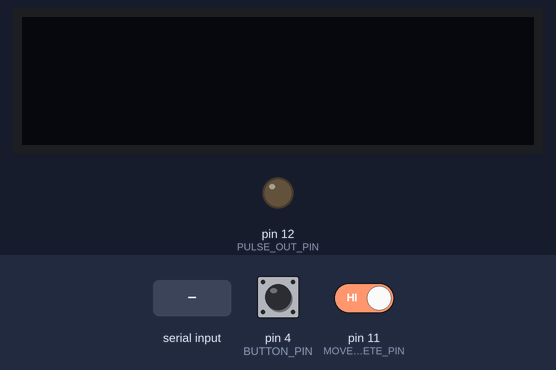
Recording of a sketch running on a simulated Arduino Uno, built with avr-gcc and run on an emulated ATmega328P. On the bench: 128×32 one-colour display, output pins drawn as LEDs (lit = HIGH). The inputs (shaded band) are chosen by the test bench; at power-on: pin 4 (BUTTON_PIN) LOW, pin 11 (MOVE_COMPLETE_PIN) HIGH. What the sketch prints to the serial monitor is not drawn.

Above: at 5.2 s.
5.3 s: pin 4 (BUTTON_PIN) pulled HIGH for 0.15 s
At 6.8 s:
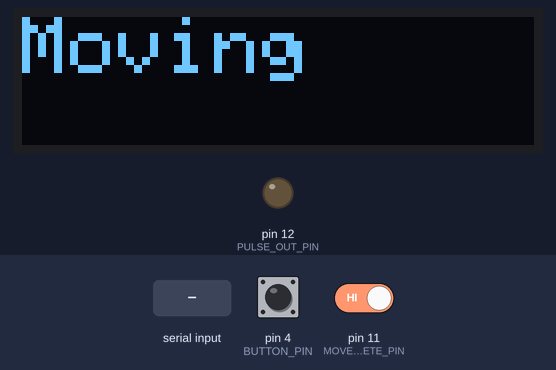
8.4 s: byte 13 ('\r') received over Serial
At 9.8 s:
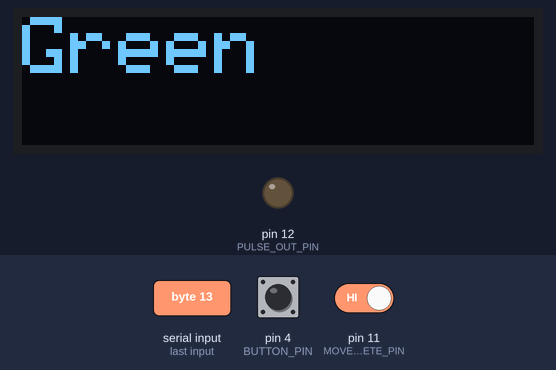
10.9 s: pin 4 (BUTTON_PIN) pulled HIGH for 1 s
14.9 s: pin 11 (MOVE_COMPLETE_PIN) driven LOW
16.4 s: pin 4 (BUTTON_PIN) pulled HIGH for 0.15 s
18.0 s: pin 11 (MOVE_COMPLETE_PIN) driven HIGH
At 19.3 s:
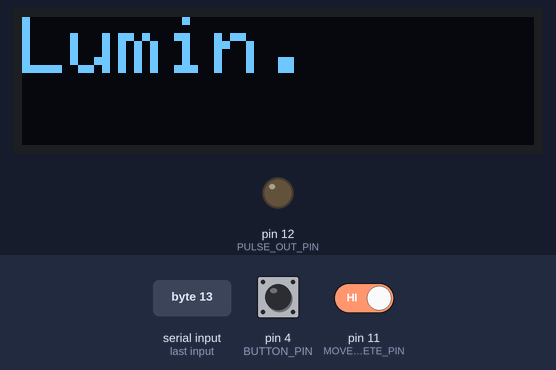
Timing chart, 0 to 20.5 s (numbered marks = the images above; inputs shaded):
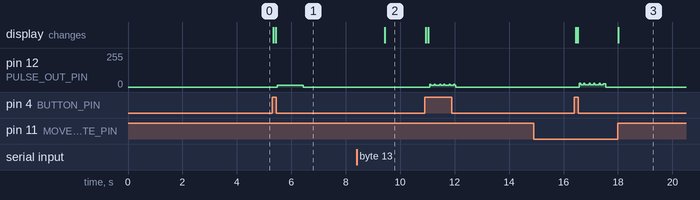

The sketch:

CFW8_arduino_v1.1.ino
```cpp
/*
SBIG CFW8 filter wheel controler By Ian Behar
Published under Creative Commons Zero v1.0 Universal liscence
french-toast74
Ian Behar March 2020
Miroslav Vukovic 2023
Version 1.1
*/

#include <Wire.h>
#include <Adafruit_GFX.h>
#include <Adafruit_SSD1306.h>

#define BUTTON_PIN 4
#define PULSE_OUT_PIN 12                          // The filter wheel Pulse Input pin
#define MOVE_COMPLETE_PIN 11                      // The filter wheel returns a TTL level low-going pulse on pin 1 while it is moving
#define MAX_SERIAL_CHAR 4
#define DEBUG 1

Adafruit_SSD1306 display = Adafruit_SSD1306(128, 32, &Wire);
int wheel_position = 1;
int selected_wheel_position = 1;
char *filter_color[] = {"Red", "Green", "Blue","Lumin.", "Clear"};       // Edit filter names as mounted on filter wheel from 1 to 5 (1 = Red if using SBIG's filter sequence set)
bool button_state = 0;
bool last_button_state = 0;
bool move_flag = 0;
unsigned long next_millis = 0;
bool moving_state = 1;
bool last_moving_state = 1;
bool error_flag = 0;
int serialInput = 0;
char last_inSerial;


// Initialization: put your setup code here, to run once

void setup() {

display.begin(SSD1306_SWITCHCAPVCC, 0x3C);
pinMode(PULSE_OUT_PIN, OUTPUT);                   // Pin 2 on CFW 8 input for timing pulses
pinMode(BUTTON_PIN, INPUT);                       // Button Pin
pinMode(MOVE_COMPLETE_PIN, INPUT);                // Pin 1 on CFW 8 output active LOW indicates movement of filter wheel
Serial.begin(9600);                               // Initialize serial port

display.clearDisplay();
// delay(1000);

// on power up CFW 8 initializes to position 1 and makes a movment

next_millis = millis() + 4000;                                                    // setup 4 sec timeout
while(millis() < next_millis)
{
  moving_state = digitalRead(MOVE_COMPLETE_PIN);                                  // Read if wheel is moving, LOW = wheel is moving.
    if(moving_state != last_moving_state)                                         // If moving state changes enter the if statement
    {
      if(moving_state == HIGH)                                                    // HIGH = movement is complete
      {
        PrintScreen(filter_color[wheel_position-1], 3);
        Serial.println(filter_color[wheel_position-1]); // DEBUG
        error_flag = 0; // no errors go to void loop clears error/init condition
        next_millis = millis() - 1000; // init complete exit timeout loop (does this even work ?)
      }

      else                                                                        // Prints Init. while movement in progress or max 4 sec. Error flag will stay up is movement never completes
      {
        error_flag = 1;
        PrintScreen("Init.", 2);
        Serial.println("Init.");
      }
    }
    last_moving_state = moving_state;
}
  if(error_flag)                                                                  // No movement prints error void loop has an infinite loop to prevent button presses
  {
    PrintScreen("ERROR!\nCheck FW connection \nor 12V power supply!", 1);
    Serial.println("ERROR! Check FW connection or 12V power supply!");
  }

  if(!error_flag)                                                                 // No errors, initialized go to void loop
  { };
}                                                                                 // End of setup()


// put your main code here, to run repeatedly:

void loop()
{
  digitalWrite(PULSE_OUT_PIN, LOW);             // Keep filter wheel command pin low while not in use (just in case)
  //if(error_flag){while(1){}}                  // enable for release!  inifinite loop is error during initializtion prevents button presses.
  delay(50);
  selected_wheel_position = wheel_position;     // Prevents making movment when selecting the position the wheel is already in

// Detection of an input either from the button or from the serial input
  SerialCheck();
  ButtonCheck();

if(wheel_position == selected_wheel_position)                       // Don't move if you select the same position
{
  move_flag = 0;
}

if(move_flag == 1)
{
    //print_to_screen("Moving", 0,26); // prints moving (print again below but it takes some time, if theres an error it will go to error)
    PrintScreen("Moving", 2);
    // Serial.println("Moving"); //DEBUG
    filter_wheel_position(wheel_position, PULSE_OUT_PIN);                                     // Move the filter wheel!

    next_millis = millis() + 3000;                                                            // 8 sec move timeout
    while(millis() < next_millis)
    {
      moving_state = digitalRead(MOVE_COMPLETE_PIN);                                          // Read if wheel is moving
      if(moving_state != last_moving_state ){
        if(moving_state == HIGH)                                                              // Moving is COMPLETE
        {
          PrintScreen(filter_color[wheel_position-1], 2);                                     // Print filter color
          error_flag = 0;                                                                     // No errors go to void loop clears error/init condition
          next_millis = millis() - 1000; // movement complete exit timeout loop
        }

        else                                                                                  // Prints moving while movemnt in process or max 3 sec. error flag will stay up is movment never completes.
        {
          PrintScreen("Moving", 2);
          error_flag = 1;
          // Serial.println("Moving");
        }
      }
      last_moving_state = moving_state;

    }

    if(error_flag)
    {
      PrintScreen("Moving", 2);
      // Serial.println("Moving");
    }

    if(!error_flag)                                                                           // print filter color if no errors proceed!
    {
      PrintScreen(filter_color[wheel_position-1], 2);
      Serial.println(filter_color[wheel_position-1]);
    }

  }

  move_flag = 0; // clear moving message flag
}                                                                 // End of loop()

  //while(digitalRead(MOVE_COMPLETE_PIN) == LOW){ // locks code until move pin goes low
  //  }


// Button process

void ButtonCheck()
{
  button_state = digitalRead(BUTTON_PIN);

  if(button_state != last_button_state)
  {
    if(button_state == HIGH)
    {
      move_flag = 1;
      wheel_position++;
      if (wheel_position > 5)                                             // Reset position counter to not exceed 5
      {
        wheel_position = 1;
      }

    PrintScreen(filter_color[wheel_position-1], 2);
    Serial.println(filter_color[wheel_position-1]); // DEBUG
    }
    delay(50);
  }

  last_button_state = button_state;
}

// Serial data process
void SerialCheck() {
  int inserial;
  char inchar;

  while (Serial.available() > 0) {
    inchar = Serial.read();

    if (inchar == '\r') {
      if(inserial == 9) {
        Serial.println(filter_color[wheel_position-1]);
      }
      else if(inserial > 0 && inserial <= 5) {
        filter_wheel_position(inserial,PULSE_OUT_PIN);
        wheel_position = inserial;
        Serial.println(filter_color[inserial-1]);
        PrintScreen("Moving",2); PrintScreen(filter_color[inserial-1],2);
      }
      else {
        Serial.println("Error");
      }
    }
    else {
      inserial = inchar - '0';
    }
  }
}

//pwm_55(+Width in us, pin)
void pwm_55(unsigned long wt, int pin){
  digitalWrite(pin, HIGH);
  delayMicroseconds(wt); // wt must be less than 2000us
  digitalWrite(pin, LOW);
  delay(16); //delayMicrosends can't be too long
  delayMicroseconds(2000-wt);
  }


// Move filter wheel to selected position 1 through 5 on output pin

void filter_wheel_position(int ps, int output_pin){
  unsigned long wt[5]={500, 800, 1100, 1400, 1700}; //500us filter 1, 800us filter 2, 1100us filter 3, 1400us filter 4, 1700us filter 5
  unsigned long next_micros = micros() + 1000000;
  while (micros() < next_micros) // repeat pwm_55 funtion for 1000000us (1s)
  {
    pwm_55(wt[ps-1], output_pin);
   }
}

void PrintScreen(char msg[], int size) {
  display.clearDisplay();
  display.setTextSize(size);                  // 1 for normal 1:1 pixel scale
  display.setTextColor(SSD1306_WHITE);        // Draw white text
  display.setCursor(0, 0);                    // Start at top-left corner
  display.println(msg);
  display.display();
}
```

Measured:
- after the input at 5.3 s, pin 12 (PULSE_OUT_PIN): 0/255 → 15/255 after 0.18 s, → 0/255 0.96 s later; the display: first changes at once (image 1 shows a later state)
- after the input at 14.9 s, every drawn part: stays the same
- after the input at 18.0 s, the display: changes at once (image 3)
